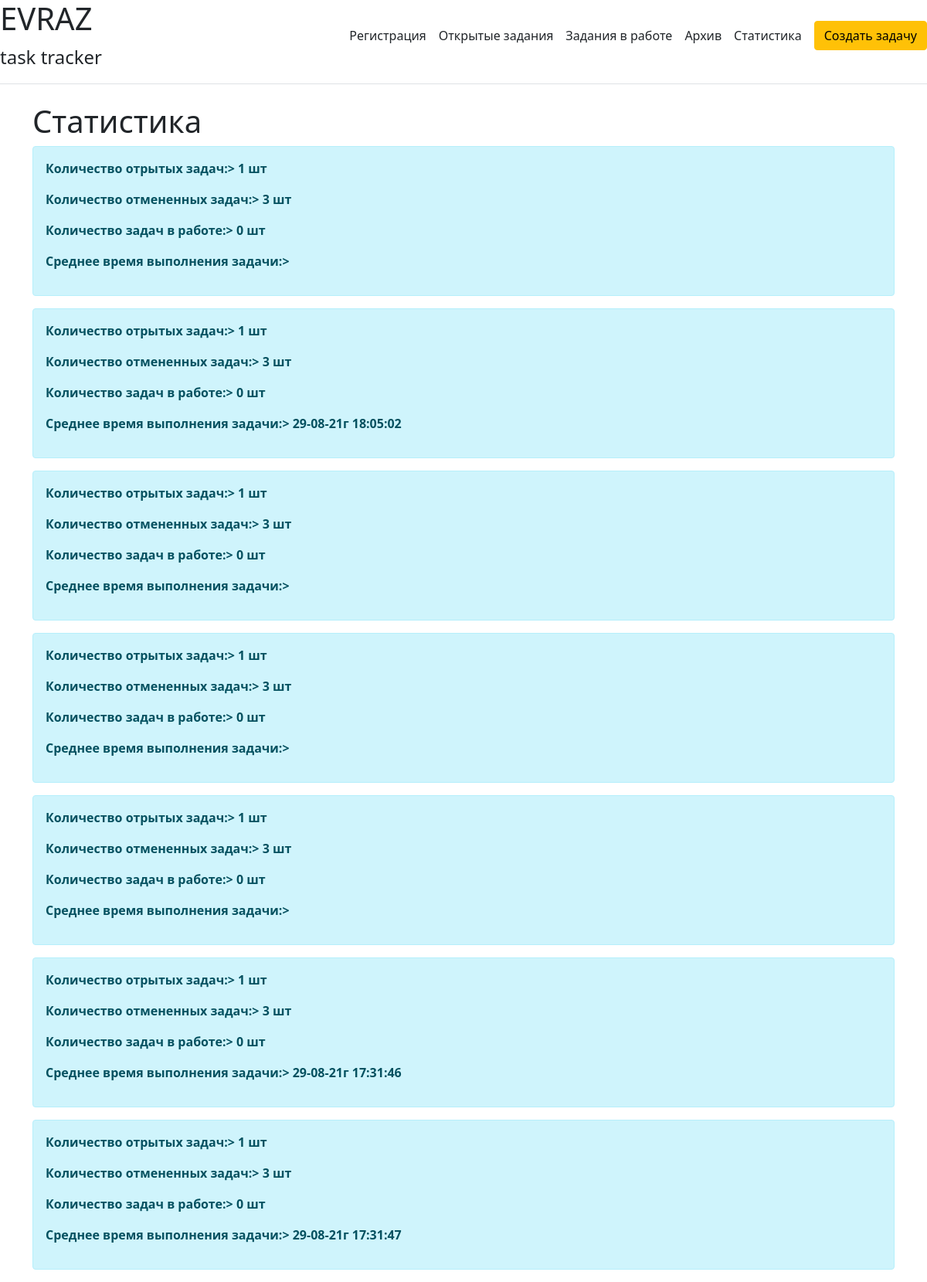
Page /stat on the committed database.
### tables this page shows
CREATE TABLE task_user (
	id INTEGER NOT NULL, 
	name VARCHAR(100) NOT NULL, 
	text VARCHAR NOT NULL, 
	status VARCHAR, 
	task_on DATETIME, 
	task_work DATETIME, 
	task_of DATETIME, 
	task_cancell DATETIME, 
	task_time_job DATETIME, 
	PRIMARY KEY (id)
);

### app.py (the view)
@app.route('/stat')
def stat():
    conn = engine.connect()
    sel = select([task_user]).order_by(desc(task_user.c.task_on))
    r = conn.execute(sel)
    articles = r.fetchall()
    count_task_on = 0
    for i in articles:
        if not i[3] and i[4]:
            count_task_on += 1
    count_task_cancell = 0
    for i in articles:
        if i[7]:
            count_task_cancell += 1
    count_task_work = 0
    for i in articles:
        if not i[6] and i[5]:
            count_task_work += 1
    for i in articles:
        if i[6]:
            print(i[6])
            task_time_job = i[6]-i[5]
            print('Привет')
            print(task_time_job)
            temp = None
            if task_time_job:
                temp = task_time_job + task_time_job
            print("temp", temp)
            print('________')
            print(task_time_job)
    return render_template("stat.html", articles=articles, count_task_on=count_task_on,
                           count_task_cancell=count_task_cancell, count_task_work=count_task_work)

### templates/stat.html (shortened to what this page needs)
{% extends 'base.html' %}
{% block body %}
<div class="container">
    <h1>Статистика</h1>
    {% for el in articles if el[3] %}
    <div class="alert alert-info">
        <p><b>Количество отрытых задач:> {{ count_task_on }} шт</b></p>
        <p><b>Количество отмененных задач:> {{ count_task_cancell }} шт</b></p>
        <p><b>Количество задач в работе:> {{ count_task_work }} шт</b></p>
        <p><b>Среднее время выполнения задачи:> {{ el.task_cancell.strftime('%d-%m-%yг %H:%M:%S') if el[7] }}</b></p>
    </div>
    {% endfor %}
</div>
{% endblock%}

### templates/base.html (shortened to what this page needs)
<!doctype html>
<html lang="ru">
<head>
    <link rel="stylesheet" href="{{ url_for('static', filename='css/main.css')}}">
    <link rel="stylesheet" href="https://cdn.jsdelivr.net/npm/bootstrap@5.1.0/dist/css/bootstrap.min.css">
</head>
<body>
    <div class="d-flex flex-column flex-md-row align-items-center pb-3 mb-4 border-bottom">
      <a href="/" class="d-flex align-items-center text-dark text-decoration-none">
        <span class="fs-4"><h1>EVRAZ</h1> task tracker</span>
      </a>
      <nav class="d-inline-flex mt-2 mt-md-0 ms-md-auto">
        <a class="me-3 py-2 text-dark text-decoration-none" href="/">Регистрация</a>
        <a class="me-3 py-2 text-dark text-decoration-none" href="/task_open">Открытые задания</a>
        <a class="me-3 py-2 text-dark text-decoration-none" href="/task_work">Задания в работе</a>
        <a class="me-3 py-2 text-dark text-decoration-none" href="/backup">Архив</a>
        <a class="me-3 py-2 text-dark text-decoration-none" href="/stat">Статистика</a>
      </nav>
        <a class="btn btn-warning" href="/task_creat">Создать задачу</a>
    </div>
  {% block body %}{% endblock %}
</body>
</html>

### rows in the picture
task_user: count_task_on "1", count_task_cancell "3", count_task_work "0"
task_user: count_task_on "1", count_task_cancell "3", count_task_work "0", task_cancell "29-08-21г 18:05:02"
task_user: count_task_on "1", count_task_cancell "3", count_task_work "0"
task_user: count_task_on "1", count_task_cancell "3", count_task_work "0"
task_user: count_task_on "1", id "3", count_task_work "0"
task_user: count_task_on "1", count_task_cancell "3", count_task_work "0", task_cancell "29-08-21г 17:31:46"
task_user: id "1", count_task_cancell "3", count_task_work "0", task_cancell "29-08-21г 17:31:47"
